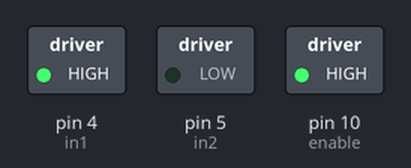
Recording of a sketch running on a simulated Arduino Uno, built with avr-gcc and run on an emulated ATmega328P. Shown: switched loads named in the sketch (green lamp = pin HIGH).

Above: at 0.1 s.
Timing chart, 0 to 1.6 s (numbered marks = the images above):
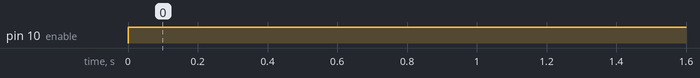

Measured:
- by itself, pin 10 (enable): LOW → HIGH at 0.00 s

The sketch:

motor_test.ino
```cpp
#define enable  10
#define in1  4
#define in2  5


void setup() {
  pinMode(enable, OUTPUT);
  pinMode(in1, OUTPUT);
  pinMode(in2, OUTPUT);

  digitalWrite(in1, HIGH);
  digitalWrite(in2, LOW);

  Serial.begin(9600);

}

void loop() {
  analogWrite(enable, 255);
  digitalWrite(in1, HIGH);
  digitalWrite(in2, LOW);
  delay(10);
}
```
